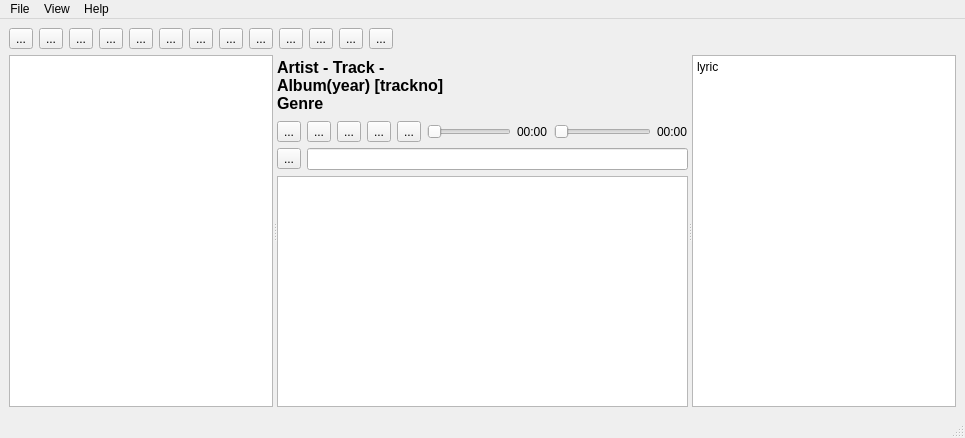
<?xml version="1.0" encoding="UTF-8"?>
<ui version="4.0">
 <class>PympSlimView</class>
 <widget class="QMainWindow" name="PympSlimView">
  <property name="geometry">
   <rect>
    <x>0</x>
    <y>0</y>
    <width>965</width>
    <height>438</height>
   </rect>
  </property>
  <property name="windowTitle">
   <string>pymp</string>
  </property>
  <widget class="QWidget" name="centralwidget">
   <layout class="QVBoxLayout" name="verticalLayout_5">
    <item>
     <layout class="QVBoxLayout" name="verticalLayout_4">
      <item>
       <layout class="QHBoxLayout" name="horizontalLayout_5">
        <item>
         <widget class="QToolButton" name="toolb_new">
          <property name="toolTip">
           <string>new playlist</string>
          </property>
          <property name="text">
           <string>...</string>
          </property>
          <property name="icon">
           <iconset resource="data/iconsets/default/default.qrc">
            <normaloff>:/default/new.png</normaloff>:/default/new.png</iconset>
          </property>
         </widget>
        </item>
        <item>
         <widget class="QToolButton" name="toolb_open">
          <property name="toolTip">
           <string>open playlist</string>
          </property>
          <property name="text">
           <string>...</string>
          </property>
          <property name="icon">
           <iconset resource="data/iconsets/default/default.qrc">
            <normaloff>:/default/open.png</normaloff>:/default/open.png</iconset>
          </property>
         </widget>
        </item>
        <item>
         <widget class="QToolButton" name="toolb_save">
          <property name="toolTip">
           <string>save playlist</string>
          </property>
          <property name="text">
           <string>...</string>
          </property>
          <property name="icon">
           <iconset resource="data/iconsets/default/default.qrc">
            <normaloff>:/default/save.png</normaloff>:/default/save.png</iconset>
          </property>
         </widget>
        </item>
        <item>
         <widget class="QToolButton" name="toolb_layout_left">
          <property name="toolTip">
           <string>show collection</string>
          </property>
          <property name="text">
           <string>...</string>
          </property>
          <property name="icon">
           <iconset resource="data/iconsets/default/default.qrc">
            <normaloff>:/default/layout_lm.png</normaloff>:/default/layout_lm.png</iconset>
          </property>
         </widget>
        </item>
        <item>
         <widget class="QToolButton" name="toolb_layout_right">
          <property name="toolTip">
           <string>show lyric</string>
          </property>
          <property name="text">
           <string>...</string>
          </property>
          <property name="icon">
           <iconset resource="data/iconsets/default/default.qrc">
            <normaloff>:/default/layout_rm.png</normaloff>:/default/layout_rm.png</iconset>
          </property>
         </widget>
        </item>
        <item>
         <widget class="QToolButton" name="toolb_random">
          <property name="toolTip">
           <string>random</string>
          </property>
          <property name="text">
           <string>...</string>
          </property>
          <property name="icon">
           <iconset resource="data/iconsets/default/default.qrc">
            <normaloff>:/default/random_f.png</normaloff>:/default/random_f.png</iconset>
          </property>
         </widget>
        </item>
        <item>
         <widget class="QToolButton" name="toolb_repeat">
          <property name="toolTip">
           <string>repeat</string>
          </property>
          <property name="text">
           <string>...</string>
          </property>
          <property name="icon">
           <iconset resource="data/iconsets/default/default.qrc">
            <normaloff>:/default/repeat_f.png</normaloff>:/default/repeat_f.png</iconset>
          </property>
         </widget>
        </item>
        <item>
         <widget class="QToolButton" name="toolb_clear">
          <property name="toolTip">
           <string>clear playlist</string>
          </property>
          <property name="text">
           <string>...</string>
          </property>
          <property name="icon">
           <iconset resource="data/iconsets/default/default.qrc">
            <normaloff>:/default/clear.png</normaloff>:/default/clear.png</iconset>
          </property>
         </widget>
        </item>
        <item>
         <widget class="QToolButton" name="toolb_focus">
          <property name="toolTip">
           <string>focus current track</string>
          </property>
          <property name="text">
           <string>...</string>
          </property>
          <property name="icon">
           <iconset resource="data/iconsets/default/default.qrc">
            <normaloff>:/default/focus.png</normaloff>:/default/focus.png</iconset>
          </property>
         </widget>
        </item>
        <item>
         <widget class="QToolButton" name="toolb_shuffle">
          <property name="toolTip">
           <string>shuffle playlist</string>
          </property>
          <property name="text">
           <string>...</string>
          </property>
          <property name="icon">
           <iconset resource="data/iconsets/default/default.qrc">
            <normaloff>:/default/shuffle.png</normaloff>:/default/shuffle.png</iconset>
          </property>
         </widget>
        </item>
        <item>
         <widget class="QToolButton" name="toolb_settings">
          <property name="toolTip">
           <string>settings</string>
          </property>
          <property name="text">
           <string>...</string>
          </property>
          <property name="icon">
           <iconset resource="data/iconsets/default/default.qrc">
            <normaloff>:/default/settings.png</normaloff>:/default/settings.png</iconset>
          </property>
         </widget>
        </item>
        <item>
         <widget class="QToolButton" name="toolb_love_track">
          <property name="toolTip">
           <string>love (last.fm)</string>
          </property>
          <property name="text">
           <string>...</string>
          </property>
          <property name="icon">
           <iconset resource="data/iconsets/default/default.qrc">
            <normaloff>:/default/love_track.png</normaloff>:/default/love_track.png</iconset>
          </property>
         </widget>
        </item>
        <item>
         <widget class="QToolButton" name="toolb_lastfm">
          <property name="toolTip">
           <string>last.fm scrobble</string>
          </property>
          <property name="text">
           <string>...</string>
          </property>
          <property name="icon">
           <iconset resource="data/iconsets/default/default.qrc">
            <normaloff>:/default/lfm_f.png</normaloff>:/default/lfm_f.png</iconset>
          </property>
         </widget>
        </item>
        <item>
         <spacer name="horizontalSpacer">
          <property name="orientation">
           <enum>Qt::Horizontal</enum>
          </property>
          <property name="sizeHint" stdset="0">
           <size>
            <width>40</width>
            <height>20</height>
           </size>
          </property>
         </spacer>
        </item>
       </layout>
      </item>
      <item>
       <widget class="QSplitter" name="splitter">
        <property name="orientation">
         <enum>Qt::Horizontal</enum>
        </property>
        <widget class="QTreeView" name="tree_collection">
         <property name="minimumSize">
          <size>
           <width>180</width>
           <height>0</height>
          </size>
         </property>
         <property name="editTriggers">
          <set>QAbstractItemView::NoEditTriggers</set>
         </property>
         <property name="selectionMode">
          <enum>QAbstractItemView::ExtendedSelection</enum>
         </property>
         <property name="headerHidden">
          <bool>false</bool>
         </property>
         <attribute name="headerVisible">
          <bool>true</bool>
         </attribute>
         <attribute name="headerMinimumSectionSize">
          <number>11</number>
         </attribute>
        </widget>
        <widget class="QWidget" name="">
         <layout class="QVBoxLayout" name="verticalLayout_3">
          <item>
           <layout class="QVBoxLayout" name="verticalLayout_2">
            <item>
             <widget class="QLabel" name="label_trackinfo">
              <property name="minimumSize">
               <size>
                <width>0</width>
                <height>60</height>
               </size>
              </property>
              <property name="font">
               <font>
                <pointsize>12</pointsize>
                <weight>75</weight>
                <bold>true</bold>
               </font>
              </property>
              <property name="text">
               <string>Artist - Track - 
Album(year) [trackno]
Genre</string>
              </property>
             </widget>
            </item>
            <item>
             <layout class="QHBoxLayout" name="horizontalLayout_4">
              <item>
               <layout class="QHBoxLayout" name="horizontalLayout">
                <item>
                 <widget class="QToolButton" name="toolb_prev">
                  <property name="text">
                   <string>...</string>
                  </property>
                  <property name="icon">
                   <iconset resource="data/iconsets/default/default.qrc">
                    <normaloff>:/default/playback_prev.png</normaloff>:/default/playback_prev.png</iconset>
                  </property>
                 </widget>
                </item>
                <item>
                 <widget class="QToolButton" name="toolb_stop">
                  <property name="text">
                   <string>...</string>
                  </property>
                  <property name="icon">
                   <iconset resource="data/iconsets/default/default.qrc">
                    <normaloff>:/default/playback_stop.png</normaloff>:/default/playback_stop.png</iconset>
                  </property>
                 </widget>
                </item>
                <item>
                 <widget class="QToolButton" name="toolb_play">
                  <property name="text">
                   <string>...</string>
                  </property>
                  <property name="icon">
                   <iconset resource="data/iconsets/default/default.qrc">
                    <normaloff>:/default/playback_play.png</normaloff>:/default/playback_play.png</iconset>
                  </property>
                 </widget>
                </item>
                <item>
                 <widget class="QToolButton" name="toolb_next">
                  <property name="text">
                   <string>...</string>
                  </property>
                  <property name="icon">
                   <iconset resource="data/iconsets/default/default.qrc">
                    <normaloff>:/default/playback_next.png</normaloff>:/default/playback_next.png</iconset>
                  </property>
                 </widget>
                </item>
                <item>
                 <widget class="QToolButton" name="toolb_mute">
                  <property name="text">
                   <string>...</string>
                  </property>
                  <property name="icon">
                   <iconset resource="data/iconsets/default/default.qrc">
                    <normaloff>:/default/speaker.png</normaloff>:/default/speaker.png</iconset>
                  </property>
                 </widget>
                </item>
                <item>
                 <widget class="QSlider" name="slider_volume">
                  <property name="orientation">
                   <enum>Qt::Horizontal</enum>
                  </property>
                 </widget>
                </item>
               </layout>
              </item>
              <item>
               <layout class="QHBoxLayout" name="horizontalLayout_2">
                <item>
                 <widget class="QLabel" name="label_time_start">
                  <property name="text">
                   <string>00:00</string>
                  </property>
                 </widget>
                </item>
                <item>
                 <widget class="QSlider" name="slider_time">
                  <property name="orientation">
                   <enum>Qt::Horizontal</enum>
                  </property>
                 </widget>
                </item>
                <item>
                 <widget class="QLabel" name="label_time_stop">
                  <property name="text">
                   <string>00:00</string>
                  </property>
                 </widget>
                </item>
               </layout>
              </item>
             </layout>
            </item>
           </layout>
          </item>
          <item>
           <layout class="QVBoxLayout" name="verticalLayout">
            <item>
             <layout class="QHBoxLayout" name="horizontalLayout_3">
              <item>
               <widget class="QToolButton" name="toolb_clear_search">
                <property name="toolTip">
                 <string>clear search</string>
                </property>
                <property name="text">
                 <string>...</string>
                </property>
                <property name="icon">
                 <iconset resource="data/iconsets/default/default.qrc">
                  <normaloff>:/default/cancel.png</normaloff>:/default/cancel.png</iconset>
                </property>
               </widget>
              </item>
              <item>
               <widget class="QLineEdit" name="line_search"/>
              </item>
             </layout>
            </item>
            <item>
             <widget class="QTableView" name="table_playlist">
              <property name="editTriggers">
               <set>QAbstractItemView::NoEditTriggers</set>
              </property>
              <property name="selectionMode">
               <enum>QAbstractItemView::ExtendedSelection</enum>
              </property>
              <property name="selectionBehavior">
               <enum>QAbstractItemView::SelectRows</enum>
              </property>
              <property name="sortingEnabled">
               <bool>true</bool>
              </property>
              <property name="wordWrap">
               <bool>false</bool>
              </property>
              <attribute name="verticalHeaderVisible">
               <bool>false</bool>
              </attribute>
              <attribute name="verticalHeaderDefaultSectionSize">
               <number>12</number>
              </attribute>
              <attribute name="verticalHeaderMinimumSectionSize">
               <number>12</number>
              </attribute>
             </widget>
            </item>
           </layout>
          </item>
         </layout>
        </widget>
        <widget class="QPlainTextEdit" name="plain_lyric">
         <property name="readOnly">
          <bool>true</bool>
         </property>
         <property name="plainText">
          <string>lyric</string>
         </property>
        </widget>
       </widget>
      </item>
     </layout>
    </item>
   </layout>
  </widget>
  <widget class="QStatusBar" name="statusBar">
   <property name="sizeIncrement">
    <size>
     <width>0</width>
     <height>0</height>
    </size>
   </property>
  </widget>
  <widget class="QMenuBar" name="menuBar">
   <property name="geometry">
    <rect>
     <x>0</x>
     <y>0</y>
     <width>965</width>
     <height>22</height>
    </rect>
   </property>
   <widget class="QMenu" name="menuFile">
    <property name="title">
     <string>File</string>
    </property>
    <addaction name="actionAdd_collection"/>
    <addaction name="separator"/>
    <addaction name="actionNew_playlist"/>
    <addaction name="actionOpen_playlist"/>
    <addaction name="actionSave_playlist"/>
    <addaction name="separator"/>
    <addaction name="actionQuit"/>
   </widget>
   <widget class="QMenu" name="menuView">
    <property name="title">
     <string>View</string>
    </property>
    <addaction name="actionShow_collection"/>
    <addaction name="actionShow_lyric"/>
    <addaction name="actionLook_and_feel"/>
   </widget>
   <widget class="QMenu" name="menuHelp">
    <property name="title">
     <string>Help</string>
    </property>
    <addaction name="actionAbout"/>
   </widget>
   <addaction name="menuFile"/>
   <addaction name="menuView"/>
   <addaction name="menuHelp"/>
  </widget>
  <action name="actionAdd_collection">
   <property name="icon">
    <iconset resource="data/iconsets/default/default.qrc">
     <normaloff>:/default/open.png</normaloff>:/default/open.png</iconset>
   </property>
   <property name="text">
    <string>add collection</string>
   </property>
  </action>
  <action name="actionNew_playlist">
   <property name="icon">
    <iconset resource="data/iconsets/default/default.qrc">
     <normaloff>:/default/new.png</normaloff>:/default/new.png</iconset>
   </property>
   <property name="text">
    <string>new playlist</string>
   </property>
  </action>
  <action name="actionOpen_playlist">
   <property name="icon">
    <iconset resource="data/iconsets/default/default.qrc">
     <normaloff>:/default/open.png</normaloff>:/default/open.png</iconset>
   </property>
   <property name="text">
    <string>open playlist</string>
   </property>
  </action>
  <action name="actionSave_playlist">
   <property name="icon">
    <iconset resource="data/iconsets/default/default.qrc">
     <normaloff>:/default/save.png</normaloff>:/default/save.png</iconset>
   </property>
   <property name="text">
    <string>save playlist</string>
   </property>
  </action>
  <action name="actionQuit">
   <property name="icon">
    <iconset resource="data/iconsets/default/default.qrc">
     <normaloff>:/default/exit.png</normaloff>:/default/exit.png</iconset>
   </property>
   <property name="text">
    <string>Quit</string>
   </property>
  </action>
  <action name="actionShow_collection">
   <property name="icon">
    <iconset resource="data/iconsets/default/default.qrc">
     <normaloff>:/default/layout_lm.png</normaloff>:/default/layout_lm.png</iconset>
   </property>
   <property name="text">
    <string>show collection</string>
   </property>
  </action>
  <action name="actionShow_lyric">
   <property name="icon">
    <iconset resource="data/iconsets/default/default.qrc">
     <normaloff>:/default/layout_rm.png</normaloff>:/default/layout_rm.png</iconset>
   </property>
   <property name="text">
    <string>show lyric</string>
   </property>
  </action>
  <action name="actionAbout">
   <property name="icon">
    <iconset resource="data/iconsets/default/default.qrc">
     <normaloff>:/default/warning.png</normaloff>:/default/warning.png</iconset>
   </property>
   <property name="text">
    <string>About</string>
   </property>
  </action>
  <action name="actionLook_and_feel">
   <property name="icon">
    <iconset resource="data/iconsets/default/default.qrc">
     <normaloff>:/default/refresh.png</normaloff>:/default/refresh.png</iconset>
   </property>
   <property name="text">
    <string>look and feel</string>
   </property>
  </action>
 </widget>
 <resources>
  <include location="data/iconsets/default/default.qrc"/>
 </resources>
 <connections>
  <connection>
   <sender>toolb_clear_search</sender>
   <signal>clicked()</signal>
   <receiver>line_search</receiver>
   <slot>clear()</slot>
   <hints>
    <hint type="sourcelabel">
     <x>235</x>
     <y>168</y>
    </hint>
    <hint type="destinationlabel">
     <x>270</x>
     <y>170</y>
    </hint>
   </hints>
  </connection>
 </connections>
</ui>
